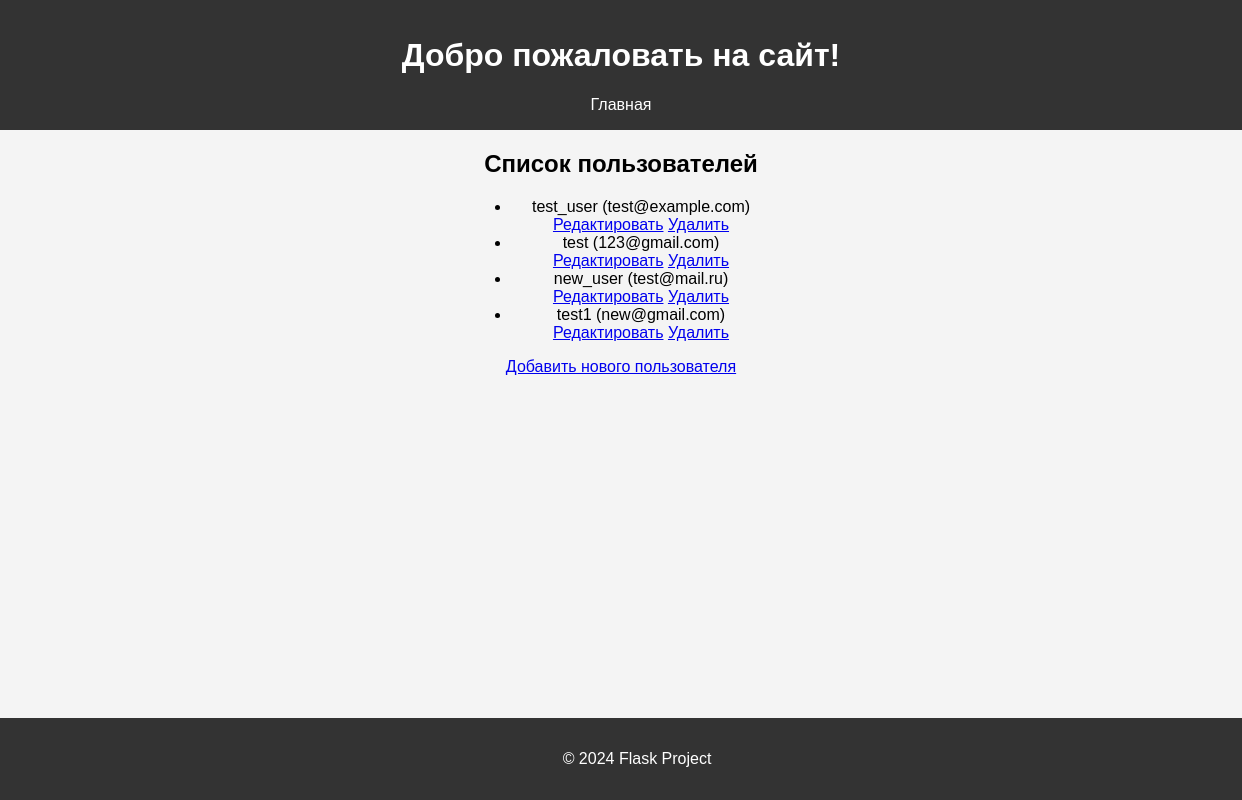
/list_users, run on an earlier commit of the app's database.
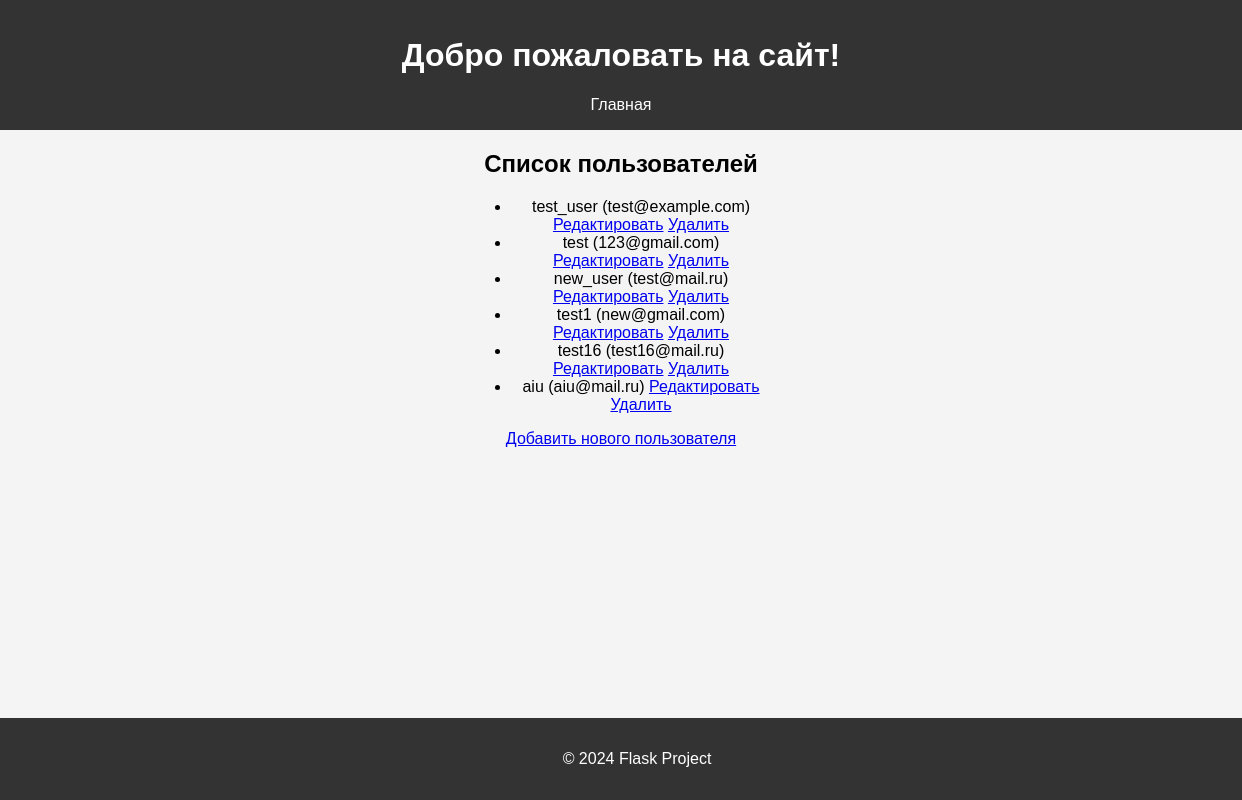
And on a later commit of the database.
### app.py (models this page shows, shortened)
class User(db.Model):
    id = db.Column(db.Integer, primary_key=True)
    username = db.Column(db.String(80), unique=True, nullable=False)
    email = db.Column(db.String(120), unique=True, nullable=False)

### app.py (the view)
@app.route('/list_users')
def list_users():
    users = User.query.all()
    return render_template('list_users.html', users=users)

### templates/list_users.html
{% extends "base.html" %}
{% block content %}
<h2>Список пользователей</h2>
<ul>
    {% for user in users %}
    <li>
        {{ user.username }} ({{ user.email }})
        <a href="/edit_user/{{ user.id }}">Редактировать</a>
        <a href="/delete_user/{{ user.id }}" onclick="return confirm('Вы уверены, что хотите удалить этого пользователя?');">Удалить</a>
    </li>
    {% endfor %}
</ul>
<a href="/add">Добавить нового пользователя</a>
{% endblock %}

### templates/base.html (shortened to what this page needs)
<!DOCTYPE html>
<html lang="en">
<head>
    <link rel="stylesheet" type="text/css" href="{{ url_for('static', filename='styles.css') }}">
</head>
<body>
<header>
    <h1>Добро пожаловать на сайт!</h1>
    <nav>
        <a href="/">Главная</a>
    </nav>
</header>
<div class="content">
    {% block content %}{% endblock %}
</div>
<footer>
    <p>© 2024 Flask Project</p>
</footer>
</body>
</html>

### static/styles.css (style rules this page uses)
body { font-family: Arial, sans-serif; background-color: #f4f4f4; margin: 0; padding: 0; }
header { background-color: #333; color: white; padding: 1em; text-align: center; }
nav a { color: white; text-decoration: none; margin: 0 1em; }
footer { background-color: #333; color: white; text-align: center; padding: 1em; position: absolute; width: 100%; bottom: 0; }
.content { width: 300px; margin: 0 auto; text-align: center; }

What changed in the data, as far as the page shows it:
added User: username "test16", email "test16@mail.ru"
added User: username "aiu", email "aiu@mail.ru"
